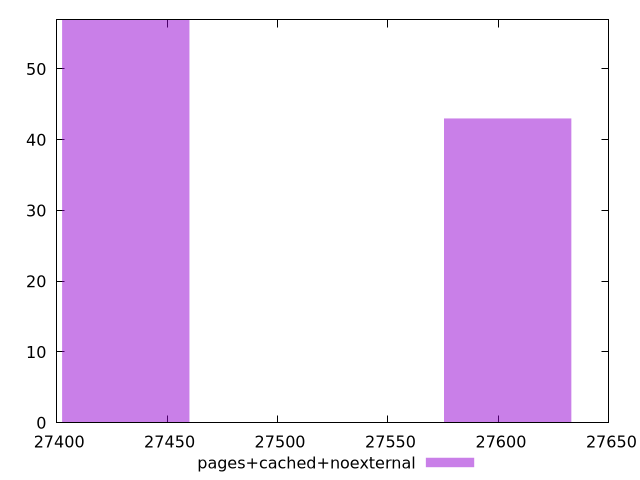

Recreate this plot in gnuplot.
$_pagesCachedNoexternal <<EOF
27604.193517864747 43
27431.30712840004 57
EOF
set key outside below
set terminal pngcairo
set output "report_00004_2020-11-02T20-21-41.718Z/uses-webp-images/pages+cached+noexternal//raw_hist.png"
set yrange [0:57]
set boxwidth 57.62879648823538
set style fill transparent solid 0.5 noborder
plot $_pagesCachedNoexternal title "pages+cached+noexternal" with boxes ,
